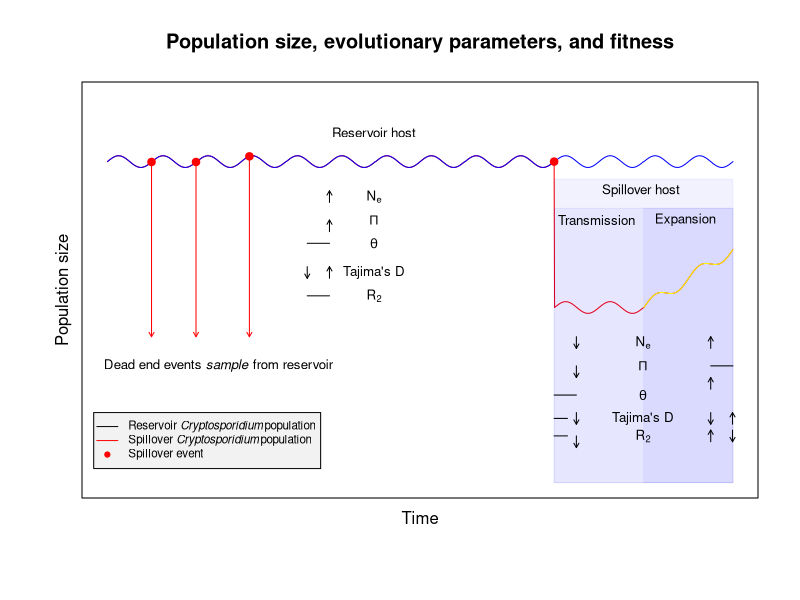

R code for this plot:
# references:
# Subramanian BMC Genomics (2016) 17:123 - The effects of sample size on population genomics analyses
# Pilkington Mol Biol Evol (2008) 25(3):517-525 - Contrasting Signatures of Population Growth
# Verra Mol & Biochemical Parasitology (206) 149:182-190 - Contrasting Signatures of Selection


x<-seq(0,4*pi,2*pi/100)
y1<-rep(sin(x),5)
y2<-sin(x)
y3<-seq(from=10,to=20,by=10/length(y2))
y4<-y3[1:length(y2)]+y2
y5<-c(y1+35,y2+10,y4)
y6<-rep(y1,length.out=length(y5))+35

par(mfrow=c(1,1))
plot(y5,type="l",main="Population size, evolutionary parameters, and fitness",
     xaxt='n',yaxt='n',ylab = '',xlab='',col='red',
     xlim=c(0,length(y5)),ylim=c(-20,max(y5)+10))
rect(length(y1), -20, length(y5), 32, density = NULL, border = rgb(0, 0, 1,0.05),col=rgb(0, 0, 1,0.05))
rect(length(y1), -20, length(y5), 27, density = NULL, border = rgb(0, 0, 1,0.05),col=rgb(0, 0, 1,0.05))
rect(length(y1)+length(y2), -20, length(y5), 27, density = NULL, border = rgb(0, 0, 1,0.05),col=rgb(0, 0, 1,0.05))
points(y6,type="l", col = 'blue')
title(ylab="Population size", line=0.5, cex.lab=1)
title(xlab="Time", line=0.5, cex.lab=1)
x=seq(from=(length(y5)-length(y4)),to=length(y5),by=1)
points(y=y4,x=x[-1],type="l", col = 'yellow')

rhost<-'Reservoir host'
text(600, 40, rhost,
     cex = .8)
# text(1200, 40, rhost,
#      cex = .8)
nhost<-'Spillover host'
text(1200, 30, nhost,
     cex = .8)
text(1100, 25, 'Transmission',
     cex = .8)
text(1300, 25, 'Expansion',
     cex = .8)

points(y=y6[c(100,200,320,length(y1))],x=c(100,200,320,length(y1)),pch=19, col = 'red')
arrows(x0=100, y0=y6[c(100)], 100,5,length = 0.05, col = 'red')
arrows(x0=200, y0=y6[c(200)], 200,5,length = 0.05, col = 'red')
arrows(x0=320, y0=y6[c(320)], 320,5,length = 0.05, col = 'red')
text(250, 0, expression(paste("Dead end events ",italic("sample")," from reservoir")),
     cex = .8)

# abline(v=1800,lty=2)

neff<-expression(paste(N[{e}]))
pit<-expression(paste(Pi))
thetat<-expression(paste(theta))
tajd<-expression(paste("Tajima's D"))
tR2<-expression(paste(R[{2}]))

arrows(x0=500, y0=28,500,30,length = 0.05)
text(600, 29, neff,
     cex = .8)
arrows(x0=500, y0=23,500,25,length = 0.05)
text(600, 25, pit,
     cex = .8)
arrows(x0=450, y0=21,500,21,length = 0)
text(600, 21, thetat,
     cex = .8)
arrows(x0=500, y0=15,500,17,length = 0.05)
arrows(x0=450, y0=17,450,15,length = 0.05)
text(600, 16, tajd,
     cex = .8)
arrows(x0=450, y0=12,500,12,length = 0)
text(600, 12, tR2,
     cex = .8)

#

arrows(x0=length(y1)+50, y0=5,length(y1)+50,3,length = 0.05)
text(length(y1)+200, 4, neff,
     cex = .8)
arrows(x0=length(y1)+50, y0= 0,length(y1)+50,-2,length = 0.05)
text(length(y1)+200, 0, pit,
     cex = .8)
arrows(x0=length(y1)+50, y0= -5,length(y1),-5,length = 0)
text(length(y1)+200, -5, thetat,
     cex = .8)
arrows(x0=length(y1)+30, y0= -9,length(y1),-9,length = 0)
arrows(x0=length(y1)+50, y0= -8,length(y1)+50,-10,length = 0.05)
text(length(y1)+200, -9, tajd,
     cex = .8)
arrows(x0=length(y1)+30, y0= -12,length(y1),-12,length = 0)
arrows(x0=length(y1)+50, y0= -12,length(y1)+50,-14,length = 0.05)
text(length(y1)+200, -12, tR2,
     cex = .8)
#

arrows(x0=length(y5)-50, y0=3,length(y5)-50,5,length = 0.05)
arrows(x0=length(y5), y0=0,length(y5)-50,0,length = 0)
arrows(x0=length(y5)-50, y0= -4,length(y5)-50,-2,length = 0.05)
arrows(x0=length(y5)-1, y0= -10,length(y5)-1,-8,length = 0.05)
arrows(x0=length(y5)-50, y0= -8,length(y5)-50,-10,length = 0.05)
arrows(x0=length(y5)-1, y0= -11,length(y5)-1,-13,length = 0.05)
arrows(x0=length(y5)-50, y0= -13,length(y5)-50,-11,length = 0.05)

##

legend(-30, -8, c(expression(paste("Reservoir ",italic("Cryptosporidium"),"population")),
                   expression(paste("Spillover ",italic("Cryptosporidium"),"population")),
                   'Spillover event'), 
       col = c('Black','Red','Red'),
       lty = c(1,1,NA),
       pch = c(NA,NA,19),
       bg = "gray95",
       cex = 0.7)

##

# x<-seq(0,2*pi,2*pi/100)
# yp<-cos(x)
# par(fig = c(0.1, 0.4, 0.25, 0.5), mar=c(1,1,1,1), new=TRUE)
# plot(yp,type="l",#main="Fitness",font.main = 1,cex.main=0.8,
#       xaxt='n',yaxt='n',
#      ylab = '',xlab='',
#      ylim=c(-1,1.5))
# mtext('Fitness',side=2)
# points(yp,
#        col=c(rep('black',length(yp)/2),rep('red',length(yp)/2)),
#        pch=20,cex=0.5)
# rect(50, -1, 100, 1, density = NULL,
#      border = rgb(0, 0, 1,0.05),col=rgb(0, 1, 1,0.05))
# text(25, 1.25, rhost,
#      cex = .8)
# text(75, 1.25, nhost,
#      cex = .8)
# 